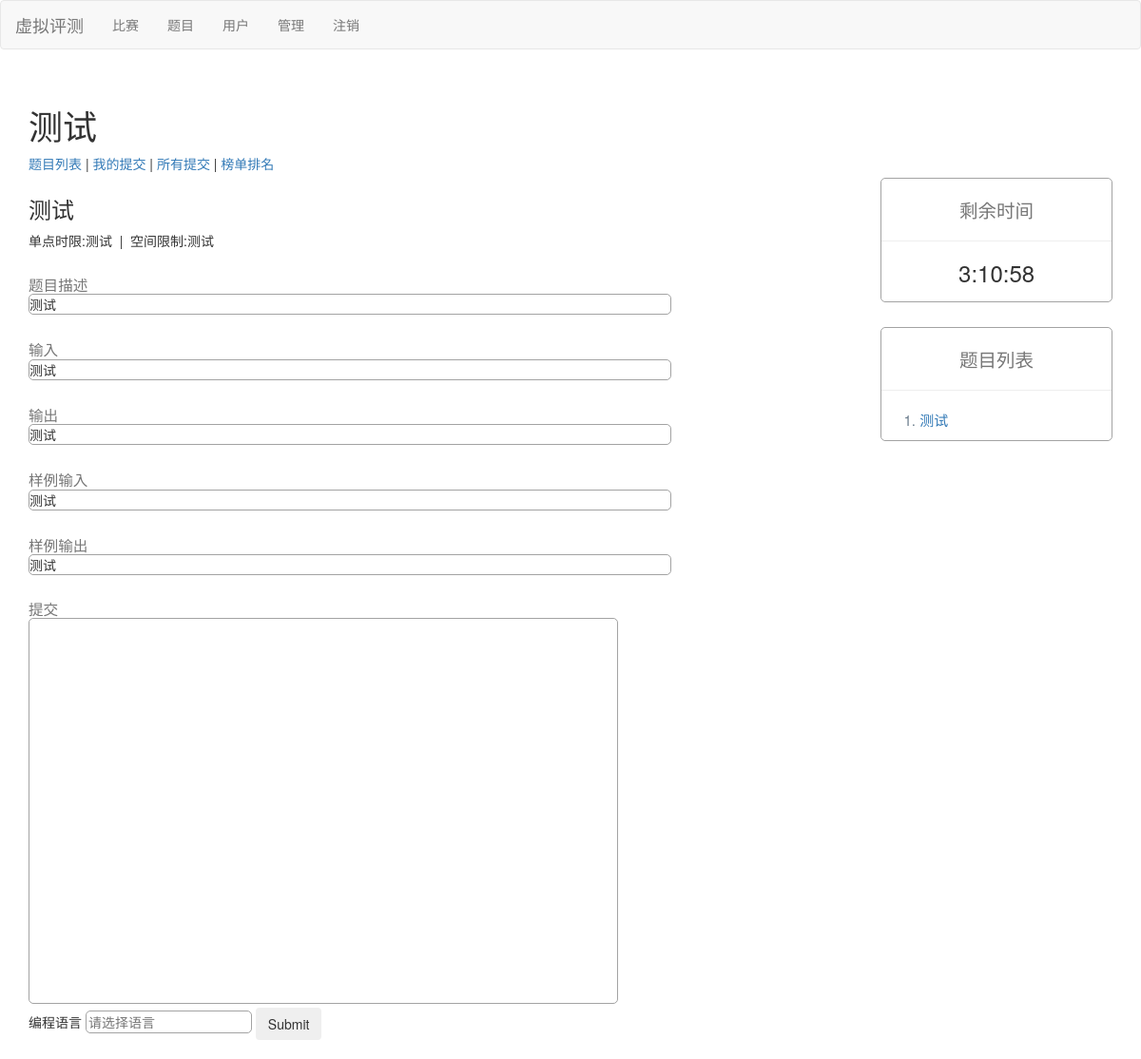
Before: /contest/1/1 (signed in) with the older database file.
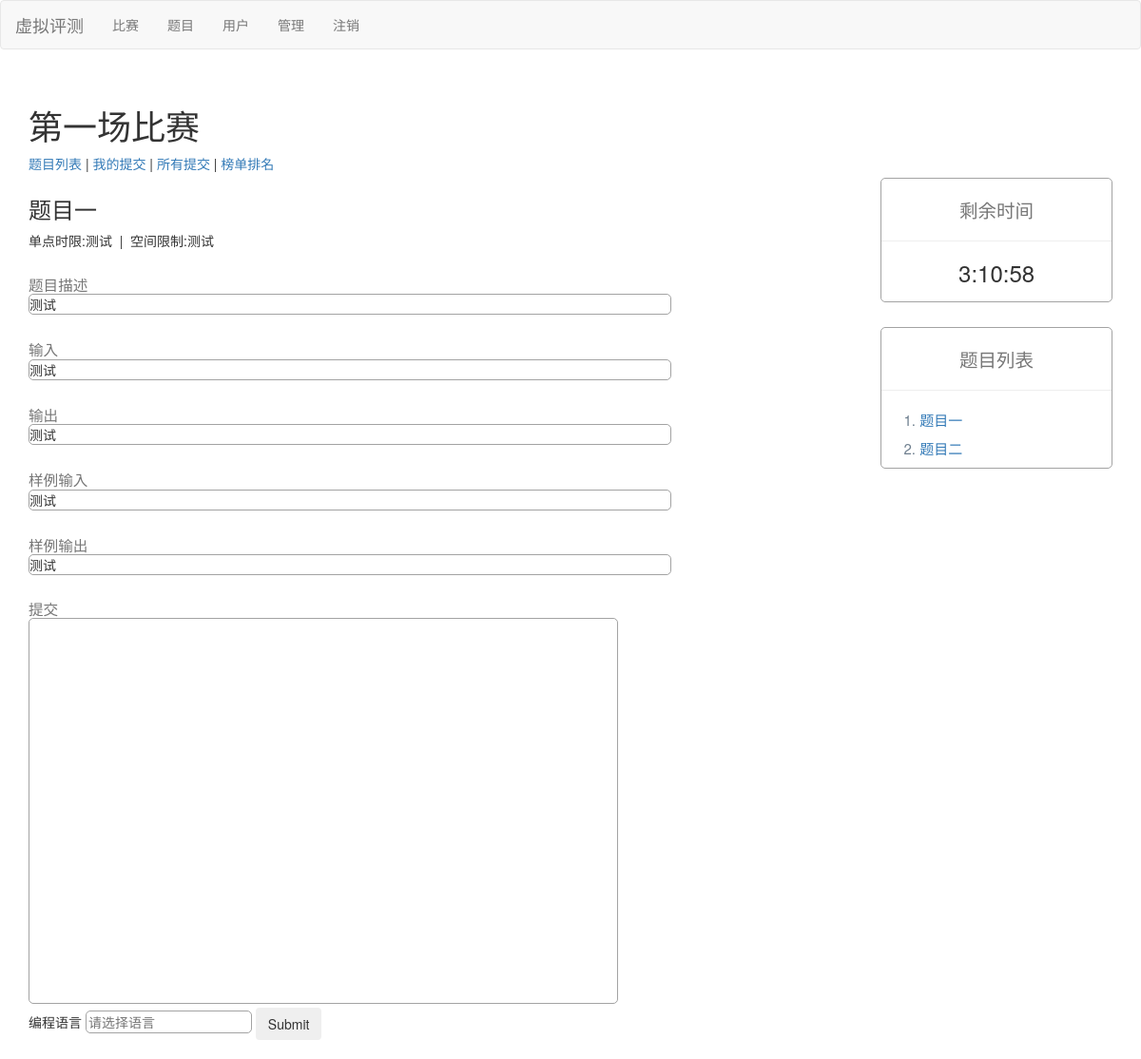
After: the same page with the newer database file.
### contest/models.py (models this page shows, shortened)
class Contest(models.Model):
    title = models.TextField()
    start_time = models.DateTimeField(auto_now=False, auto_now_add=False)
    end_time = models.DateTimeField(auto_now=False, auto_now_add=False)
    password = models.CharField(max_length=15)
    problem_id_list = models.TextField(default='[]')

### problem/models.py (models this page shows, shortened)
class Problem(models.Model):
    title = models.TextField(default='无可奉告')
    description = models.TextField(default='无可奉告')
    time_limit = models.TextField(default='无可奉告')
    memory_limit = models.TextField(default='无可奉告')
    problem_id = models.IntegerField(default=-1)  # oj上的题目id
    input_description = models.TextField(default='无可奉告')
    output_description = models.TextField(default='无可奉告')
    sample_input = models.TextField(default='无可奉告')
    sample_output = models.TextField(default='无可奉告')
    accept_count = models.IntegerField(default=0)
    score = models.IntegerField(default=0)

### contest/views.py (the view, shortened to what this page needs)
# urls.py: path('<int:contest_id>/<int:problem_id>',views.problem_view),
def problem_view(request, contest_id, problem_id):
    def _get_user_submit(request, contest_id, problem_id):
        user_submit = {
            'contest': get_object_or_404(Contest, pk=contest_id),
            'problem': get_object_or_404(Problem, pk=problem_id),
            'user': get_object_or_404(User, pk=request.session.get('_auth_user_id')),
            'code': request.POST['code'],
            'language': request.POST['language']
        }
        return user_submit
    if not request.user.is_authenticated:
        return redirect('login')
    contest = get_object_or_404(Contest, pk=contest_id)
    if request.method == 'GET':
        problem_id_list = eval(contest.problem_id_list)
        problem_list = Problem.objects.filter(id__in=problem_id_list)
        current_problem = get_object_or_404(Problem, pk=problem_id)
        template_args = {
            'current_problem': current_problem,
            'problem_list': problem_list,
            'contest': contest
        }
        return render(request, 'contest_problem_view.html', template_args)

### templates/contest_problem_view.html (shortened to what this page needs)
{% extends 'contest_base.html' %}
{% block contest_base %}
<div style="width:77%;height:200px;display: inline-block;">
    <div class="">
        <h3>{{ current_problem.title }}</h3>
    </div>
    <div class="">单点时限:{{ current_problem.time_limit }}&nbsp;&nbsp;|&nbsp;&nbsp;空间限制:{{ current_problem.memory_limit }}
    </div>
    <h3 style="margin-bottom: 0;"><small>题目描述</small></h3>
    <div class=" border">{{ current_problem.description }}</div>
    <h3 style="margin-bottom: 0;"><small>输入</small></h3>
    <div class=" border">{{ current_problem.input_description }}</div>
    <h3 style="margin-bottom: 0;"><small>输出</small></h3>
    <div class=" border">{{ current_problem.output_description }}</div>
    <h3 style="margin-bottom: 0;"><small>样例输入</small></h3>
    <div class=" border">{{ current_problem.sample_input }}</div>
    <h3 style="margin-bottom: 0;"><small>样例输出</small></h3>
    <div class=" border">{{ current_problem.sample_output }}</div>
</div>
<h3 style="margin-bottom: 0;"><small>提交</h3></small>
<div>
    <form action="" method="POST">
        <textarea name="code" id="" cols="80" rows="20" class="border"  style="resize:none" ></textarea>
        <br>
        编程语言
        <input type="text" name="language" list="list_item" placeholder="请选择语言" class="border">
        <input type="submit" class="btn">
    </form>
</div>
<br>
{% endblock contest_base %}

### templates/contest_base.html
{% extends 'base.html' %}
{% block base %}
<body>
    <div>
        <h1>{{ contest.title }}</h1>
        <div style="width:75%;height:25px;">
            <a href=".">题目列表</a> |
            <a href="mysubmit">我的提交</a> |
            <a href="judge">所有提交</a> |
            <a href="rank">榜单排名</a>
        </div>
        <div style="width:77%;height:200px;display: inline-block;">
            {% block contest_base %}
            {% endblock contest_base %}
        </div>
        <div style=" width:23%;height:100px;float : right;">
            <div class="text-center">
                <div style="margin-left: 7%;" class="border">
                    <h2 style="margin-top:5%"><small> 剩余时间 </small></h2>
                    <hr>
                    <h3 style="margin-bottom: 7%;">3:10:58</h3>
                </div>
            </div>
            <div style="margin-left: 7%;margin-top:10%;" class="border">
                <div style="height:15%">
                    <h2 style="margin-top:5%" class="text-center"><small> 题目列表 </small></h2>
                </div>
                <hr>
                <div>
                    <ol style="margin-top: 0%;">
                        {% for problem in problem_list %}
                        <li class="list_text"><a href="{{ problem.id }}">
                            {{ problem.title }}
                        </a></li>
                        {% endfor %}
                    </ol>
                </div>
            </div>
        </div>
    </div>
</body>
</html>
{% endblock base %}

Changed rows visible on the page:
changed Contest: title "测试" → "第一场比赛"
changed Problem "测试": title "测试" → "题目一"
added Problem: title "题目二"
